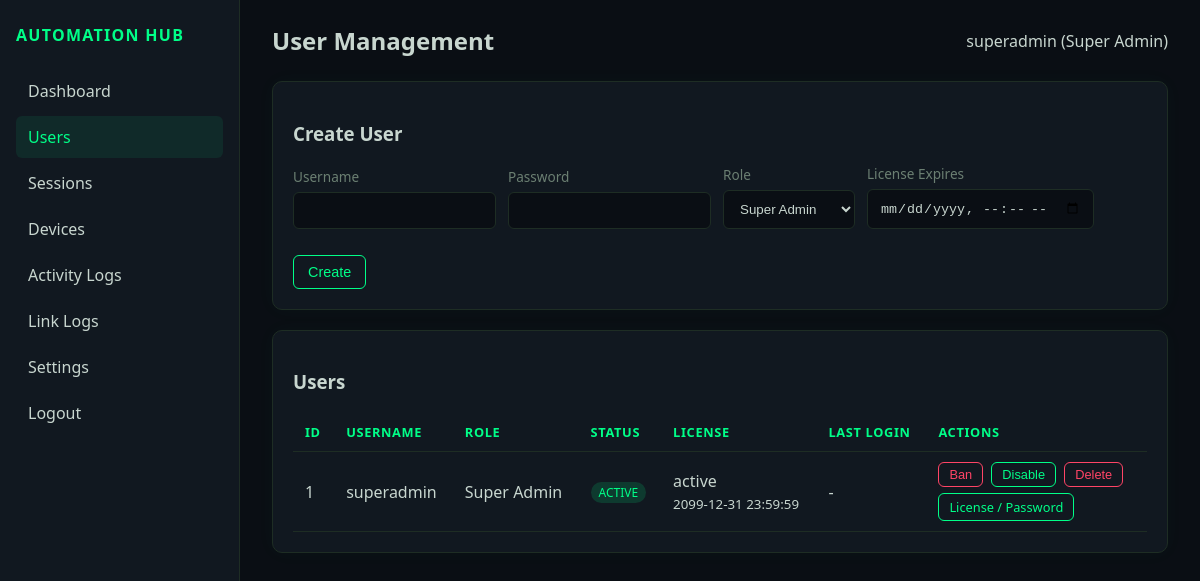
Screenshot of /server/admin/users.php (signed in) with the database file from the repository.
### tables this page shows
CREATE TABLE IF NOT EXISTS users (
    id INT UNSIGNED NOT NULL AUTO_INCREMENT,
    username VARCHAR(64) NOT NULL,
    password_hash VARCHAR(255) NOT NULL,
    role_id TINYINT UNSIGNED NOT NULL DEFAULT 3,
    status ENUM('active','disabled','banned') NOT NULL DEFAULT 'active',
    display_name VARCHAR(128) DEFAULT NULL,
    email VARCHAR(128) DEFAULT NULL,
    last_login_at DATETIME DEFAULT NULL,
    last_login_ip VARCHAR(45) DEFAULT NULL,
    created_at DATETIME NOT NULL DEFAULT CURRENT_TIMESTAMP,
    updated_at DATETIME NOT NULL DEFAULT CURRENT_TIMESTAMP ON UPDATE CURRENT_TIMESTAMP,
    PRIMARY KEY (id),
    UNIQUE KEY uq_users_username (username),
    KEY idx_users_status (status),
    KEY idx_users_role (role_id),
    CONSTRAINT fk_users_role FOREIGN KEY (role_id) REFERENCES roles(id)
);

CREATE TABLE IF NOT EXISTS roles (
    id TINYINT UNSIGNED NOT NULL AUTO_INCREMENT,
    name VARCHAR(32) NOT NULL,
    label VARCHAR(64) NOT NULL,
    PRIMARY KEY (id),
    UNIQUE KEY uq_roles_name (name)
);

CREATE TABLE IF NOT EXISTS licenses (
    id INT UNSIGNED NOT NULL AUTO_INCREMENT,
    user_id INT UNSIGNED NOT NULL,
    status ENUM('active','inactive','trial','revoked') NOT NULL DEFAULT 'active',
    is_trial TINYINT(1) NOT NULL DEFAULT 0,
    starts_at DATETIME DEFAULT NULL,
    expires_at DATETIME DEFAULT NULL,
    notes VARCHAR(255) DEFAULT NULL,
    created_at DATETIME NOT NULL DEFAULT CURRENT_TIMESTAMP,
    updated_at DATETIME NOT NULL DEFAULT CURRENT_TIMESTAMP ON UPDATE CURRENT_TIMESTAMP,
    PRIMARY KEY (id),
    UNIQUE KEY uq_licenses_user (user_id),
    CONSTRAINT fk_licenses_user FOREIGN KEY (user_id) REFERENCES users(id) ON DELETE CASCADE
);

### server/includes/helpers.php (called while the page is built, shortened)
<?php
function app_config(): array
{
    static $config = null;
    if ($config === null) {
        $path = dirname(__DIR__) . '/config.php';
        $config = require $path;
    }
    return $config;
}
function db(): PDO
{
    static $pdo = null;
    if ($pdo instanceof PDO) {
        return $pdo;
    }
    $cfg = app_config()['db'];
    $dsn = sprintf(
        'mysql:host=%s;dbname=%s;charset=%s',
        $cfg['host'],
        $cfg['name'],
        $cfg['charset'] ?? 'utf8mb4'
    );
    $pdo = new PDO($dsn, $cfg['user'], $cfg['pass'], [
        PDO::ATTR_ERRMODE => PDO::ERRMODE_EXCEPTION,
        PDO::ATTR_DEFAULT_FETCH_MODE => PDO::FETCH_ASSOC,
        PDO::ATTR_EMULATE_PREPARES => false,
    ]);
    return $pdo;
}
function e(?string $value): string
{
    return htmlspecialchars((string)$value, ENT_QUOTES | ENT_SUBSTITUTE, 'UTF-8');
}
function fetch_user_by_id(int $userId): ?array
{
    $stmt = db()->prepare(
        'SELECT u.*, r.name AS role_name, r.label AS role_label
         FROM users u
         JOIN roles r ON r.id = u.role_id
         WHERE u.id = ?
         LIMIT 1'
    );
    $stmt->execute([$userId]);
    $user = $stmt->fetch();
    return $user ?: null;
}

### server/admin/users.php (the view, shortened to what this page needs)
<?php
require_once __DIR__ . '/includes/layout.php';
$user = require_admin();
$isSuper = ($user['role_name'] ?? '') === 'super_admin';
$roleFilter = $isSuper ? '' : ' AND r.name = \'team_member\'';
$users = db()->query(
    "SELECT u.*, r.name AS role_name, r.label AS role_label, l.expires_at, l.status AS license_status
     FROM users u
     JOIN roles r ON r.id = u.role_id
     LEFT JOIN licenses l ON l.user_id = u.id
     WHERE 1=1 {$roleFilter}
     ORDER BY u.id DESC"
)->fetchAll();
$roles = db()->query('SELECT * FROM roles ORDER BY id')->fetchAll();
?>
<div class="card">
  <h3>Create User</h3>
  <form method="post" style="display:flex;gap:12px;flex-wrap:wrap;align-items:flex-end;">
    <div class="form-row"><label>Username</label><input name="username" required></div>
    <div class="form-row"><label>Password</label><input name="password" type="password" required minlength="8"></div>
    <div class="form-row"><label>Role</label>
      <select name="role_id">
        <?php foreach ($roles as $role): ?>
          <?php if ($isSuper || $role['name'] === 'team_member'): ?>
            <option value="<?= (int)$role['id'] ?>"><?= e($role['label']) ?></option>
          <?php endif; ?>
        <?php endforeach; ?>
      </select>
    </div>
    <div class="form-row"><label>License Expires</label><input name="expires_at" type="datetime-local"></div>
    <button class="btn" type="submit">Create</button>
  </form>
</div>
<div class="card">
  <h3>Users</h3>
  <table>
    <thead>
      <tr>
        <th>ID</th><th>Username</th><th>Role</th><th>Status</th><th>License</th><th>Last Login</th><th>Actions</th>
      </tr>
    </thead>
    <tbody>
    <?php foreach ($users as $row): ?>
      <tr>
        <td><?= (int)$row['id'] ?></td>
        <td><?= e($row['username']) ?></td>
        <td><?= e($row['role_label']) ?></td>
        <td><span class="badge badge-<?= e($row['status']) ?>"><?= e($row['status']) ?></span></td>
        <td><?= e($row['license_status'] ?? '-') ?> <?= $row['expires_at'] ? '<br><small>' . e($row['expires_at']) . '</small>' : '' ?></td>
        <td><?= e($row['last_login_at'] ?? '-') ?></td>
        <td>
          <form method="post" style="display:inline">
            <?php if ($row['status'] === 'banned'): ?>
              <button class="btn btn-sm" name="action" value="unban">Unban</button>
            <?php else: ?>
              <button class="btn btn-sm btn-danger" name="action" value="ban">Ban</button>
            <?php endif; ?>
            <?php if ($row['status'] === 'disabled'): ?>
              <button class="btn btn-sm" name="action" value="enable">Enable</button>
            <?php else: ?>
              <button class="btn btn-sm" name="action" value="disable">Disable</button>
            <?php endif; ?>
            <button class="btn btn-sm btn-danger" name="action" value="delete" onclick="return confirm('Delete user?')">Delete</button>
          </form>
          <details style="margin-top:6px;">
            <summary class="btn btn-sm">License / Password</summary>
          </details>
        </td>
      </tr>
    <?php endforeach; ?>
    </tbody>
  </table>
</div>
<?php
render_layout('User Management', ob_get_clean(), $user, 'users');

### server/admin/includes/layout.php (shortened to what this page needs)
<?php
function admin_user(): ?array
{
    return fetch_user_by_id((int)$_SESSION['admin_user_id']);
}
function require_admin(array $allowedRoles = ['super_admin', 'admin']): array
{
    $user = admin_user();
    return $user;
}
function render_layout(string $title, string $content, array $user, string $active = ''): void
{
    $role = $user['role_name'] ?? '';
    $isSuper = $role === 'super_admin';
    ?>
<!DOCTYPE html>
<html lang="en">
<head>
  <link rel="stylesheet" href="assets/style.css">
</head>
<body>
<div class="layout">
  <aside class="sidebar">
    <h1>Automation Hub</h1>
    <nav>
      <a href="index.php" class="<?= $active === 'dashboard' ? 'active' : '' ?>">Dashboard</a>
      <a href="users.php" class="<?= $active === 'users' ? 'active' : '' ?>">Users</a>
      <a href="sessions.php" class="<?= $active === 'sessions' ? 'active' : '' ?>">Sessions</a>
      <a href="devices.php" class="<?= $active === 'devices' ? 'active' : '' ?>">Devices</a>
      <?php if ($isSuper): ?>
      <a href="logs.php" class="<?= $active === 'logs' ? 'active' : '' ?>">Activity Logs</a>
      <a href="link_logs.php" class="<?= $active === 'link_logs' ? 'active' : '' ?>">Link Logs</a>
      <a href="settings.php" class="<?= $active === 'settings' ? 'active' : '' ?>">Settings</a>
      <?php endif; ?>
      <a href="logout.php">Logout</a>
    </nav>
  </aside>
  <main class="main">
    <div class="header">
      <h2><?= e($title) ?></h2>
      <div><?= e($user['username']) ?> (<?= e($user['role_label'] ?? $role) ?>)</div>
    </div>
    <?= $content ?>
  </main>
</div>
</body>
</html>
    <?php
}

### server/admin/assets/style.css (style rules this page uses)
:root { --bg: #0a0e14; --panel: #111820; --border: #1e2d24; --text: #c8d6cf; --muted: #6b7f72; --accent: #00ff88; --accent-dim: #00cc6a; --danger: #ff4466; --warn: #ffcc00; }
* { box-sizing: border-box; }
body { margin: 0; font-family: "Segoe UI", system-ui, sans-serif; background: var(--bg); color: var(--text); min-height: 100vh; }
a { color: var(--accent); text-decoration: none; }
.layout { display: flex; min-height: 100vh; }
.sidebar { width: 240px; background: var(--panel); border-right: 1px solid var(--border); padding: 24px 16px; }
.sidebar h1 { font-size: 1rem; color: var(--accent); letter-spacing: 0.08em; text-transform: uppercase; margin: 0 0 24px; }
.sidebar nav a { display: block; padding: 10px 12px; border-radius: 6px; color: var(--text); margin-bottom: 4px; }
.sidebar nav a.active, .sidebar nav a:hover { background: rgba(0, 255, 136, 0.08); color: var(--accent); }
.main { flex: 1; padding: 24px 32px; }
.header { display: flex; justify-content: space-between; align-items: center; margin-bottom: 24px; }
.header h2 { margin: 0; font-weight: 600; }
.card { background: var(--panel); border: 1px solid var(--border); border-radius: 10px; padding: 20px; margin-bottom: 20px; box-shadow: 0 0 20px rgba(0, 255, 136, 0.03); }
table { width: 100%; border-collapse: collapse; }
th, td { padding: 10px 12px; text-align: left; border-bottom: 1px solid var(--border); }
th { color: var(--accent); font-size: 0.8rem; text-transform: uppercase; letter-spacing: 0.05em; }
.btn { display: inline-block; padding: 8px 14px; border-radius: 6px; border: 1px solid var(--accent); background: transparent; color: var(--accent); cursor: pointer; font-size: 0.9rem; }
.btn-danger { border-color: var(--danger); color: var(--danger); }
.btn-sm { padding: 4px 10px; font-size: 0.8rem; margin-right: 4px; }
input, select, textarea { background: var(--bg); border: 1px solid var(--border); color: var(--text); padding: 10px 12px; border-radius: 6px; width: 100%; max-width: 320px; }
label { display: block; margin-bottom: 6px; color: var(--muted); font-size: 0.85rem; }
.form-row { margin-bottom: 14px; }
.badge { display: inline-block; padding: 2px 8px; border-radius: 999px; font-size: 0.75rem; text-transform: uppercase; }
.badge-active { background: rgba(0, 255, 136, 0.15); color: var(--accent); }

### rows the page displays
users: username "superadmin", role.label "Super Admin", id "1", status "ACTIVE", licenses.status "active", licenses.expires_at "2099-12-31 23:59:59", last_login_at "-", shows "Ban", shows "Disable"

### other values shown
$title "User Management"
form field role_id "Super Admin"
